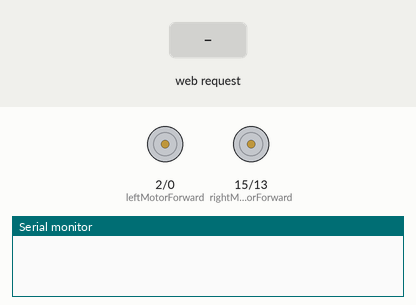
The sketch below on a simulated ESP8266 (NodeMCU). Shown: motor-driver pin pairs drawn as motors (green arrow = first pin HIGH = forward, orange = second pin HIGH = backward, longer = more drive), the last lines printed to the serial monitor. The inputs (shaded band) are chosen by the test bench.

Above: at 1.2 s.
1.3 s: HTTP request GET /forward received
At 2.5 s:
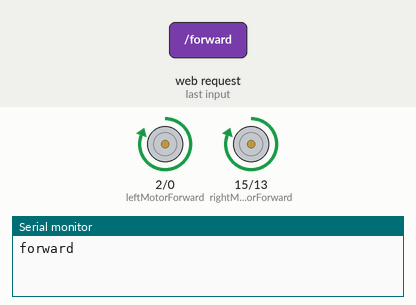
2.8 s: HTTP request GET /backward received
At 3.6 s:
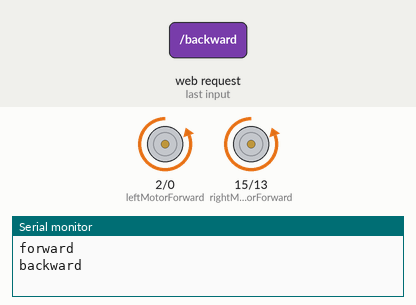
4.3 s: HTTP request GET /left received
At 4.8 s:
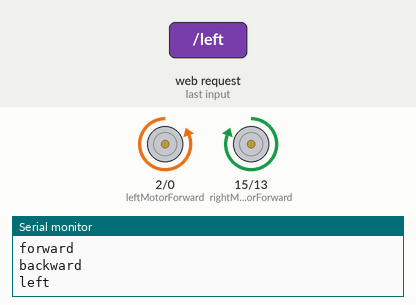
5.8 s: HTTP request GET /right received
At 7.1 s:
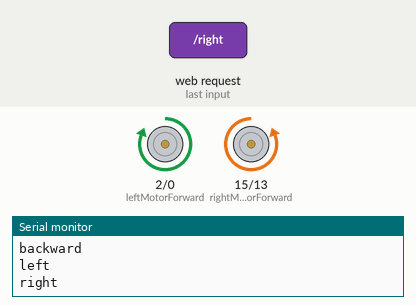
Timing chart, 0 to 8.3 s (numbered marks = the images above; inputs shaded):
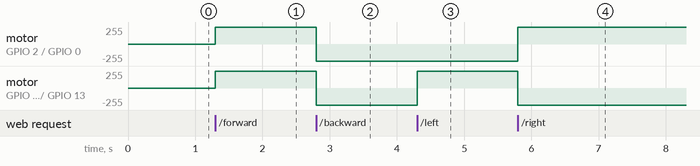

Measured:
- after the input at 1.3 s, motor on GPIO 2 (leftMotorForward) / GPIO 0 (leftMotorBackward), motor on GPIO 15 (rightMotorForward) / GPIO 13 (rightMotorBackward): stopped → forward 255/255 at once
- after the input at 2.8 s, motor on GPIO 2 (leftMotorForward) / GPIO 0 (leftMotorBackward), motor on GPIO 15 (rightMotorForward) / GPIO 13 (rightMotorBackward): forward 255/255 → backward 255/255 at once
- after the input at 4.3 s, motor on GPIO 15 (rightMotorForward) / GPIO 13 (rightMotorBackward): backward 255/255 → forward 255/255 at once
- after the input at 5.8 s, motor on GPIO 2 (leftMotorForward) / GPIO 0 (leftMotorBackward): backward 255/255 → forward 255/255 at once; motor on GPIO 15 (rightMotorForward) / GPIO 13 (rightMotorBackward): forward 255/255 → backward 255/255 at once

The sketch:

FullCodeForAmbhibian.ino
```cpp
/* include library */
#include <ESP8266WiFi.h>

/* define port */
WiFiClient client;
WiFiServer server(80);

/* WIFI settings */
const char* ssid = "sagar";
const char* password = "sagar1234";

/* data received from application */
String  data ="";

/* define L298N or L293D motor control pins */
int leftMotorForward = 2;     /* GPIO2(D4) -> IN3   d4*/
int rightMotorForward = 15;   /* GPIO15(D8) -> IN1 d8  */
int leftMotorBackward = 0;    /* GPIO0(D3) -> IN4   d3*/
int rightMotorBackward = 13;  /* GPIO13(D7) -> IN2  d7*/


/* define L298N or L293D enable pins */
int rightMotorENB = 14; /* GPIO14(D5) -> Motor-A Enable d5 */
int leftMotorENB = 12;  /* GPIO12(D6) -> Motor-B Enable d6*/

void setup()
{
  /* initialize motor control pins as output */
  pinMode(leftMotorForward, OUTPUT);
  pinMode(rightMotorForward, OUTPUT);
  pinMode(leftMotorBackward, OUTPUT);
  pinMode(rightMotorBackward, OUTPUT);

/* start server communication IP*/
  server.begin();
  Serial.begin(115200);
}

void loop()
{
    /* If the server available, run the "checkClient" function */
    client = server.available();
    if (!client) return;
    data = checkClient ();
Serial.println(data);
/************************ Run function according to incoming data from application *************************/

    /* If the incoming data is "forward", run the "MotorForward" function */
    if (data == "forward") MotorForward();
    /* If the incoming data is "backward", run the "MotorBackward" function */
    else if (data == "backward") MotorBackward();
    /* If the incoming data is "left", run the "TurnLeft" function */
    else if (data == "left") TurnLeft();
    /* If the incoming data is "right", run the "TurnRight" function */
    else if (data == "right") TurnRight();
    /* If the incoming data is "stop", run the "MotorStop" function */
    else if (data == "stop") MotorStop();
}

/********************************************* FORWARD *****************************************************/
void MotorForward(void)
{

  digitalWrite(leftMotorForward,HIGH);
  digitalWrite(rightMotorForward,HIGH);
  digitalWrite(leftMotorBackward,LOW);
  digitalWrite(rightMotorBackward,LOW);
}

/********************************************* BACKWARD *****************************************************/
void MotorBackward(void)
{

  digitalWrite(leftMotorBackward,HIGH);
  digitalWrite(rightMotorBackward,HIGH);
  digitalWrite(leftMotorForward,LOW);
  digitalWrite(rightMotorForward,LOW);
}

/********************************************* TURN LEFT *****************************************************/
void TurnLeft(void)
{
  digitalWrite(leftMotorForward,LOW);
  digitalWrite(rightMotorForward,HIGH);
  digitalWrite(rightMotorBackward,LOW);
  digitalWrite(leftMotorBackward,HIGH);
}

/********************************************* TURN RIGHT *****************************************************/
void TurnRight(void)
{
  digitalWrite(leftMotorForward,HIGH);
  digitalWrite(rightMotorForward,LOW);
  digitalWrite(rightMotorBackward,HIGH);
  digitalWrite(leftMotorBackward,LOW);
}

/********************************************* STOP *****************************************************/
void MotorStop(void)
{
  digitalWrite(leftMotorForward,LOW);
  digitalWrite(leftMotorBackward,LOW);
  digitalWrite(rightMotorForward,LOW);
  digitalWrite(rightMotorBackward,LOW);
}

String checkClient (void)
{
  while(!client.available()) delay(1);
  String request = client.readStringUntil('\r');
  request.remove(0, 5);
  request.remove(request.length()-9,9);
  return request;
}
```
